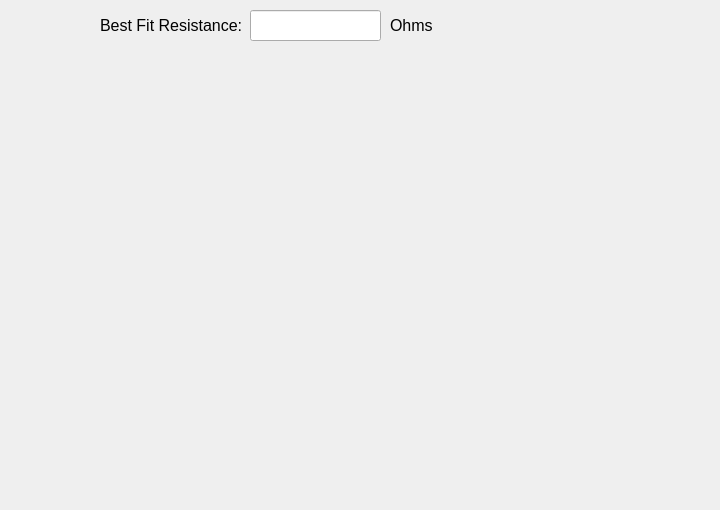
            <widget class="QWidget" name="tab_9">
             <attribute name="title">
              <string>Third Period Plot</string>
             </attribute>
             <widget class="QLabel" name="label_41">
              <property name="geometry">
               <rect>
                <x>100</x>
                <y>10</y>
                <width>151</width>
                <height>31</height>
               </rect>
              </property>
              <property name="font">
               <font>
                <pointsize>12</pointsize>
               </font>
              </property>
              <property name="text">
               <string>Best Fit Resistance:</string>
              </property>
             </widget>
             <widget class="QLineEdit" name="lineEdit_bfr_third">
              <property name="geometry">
               <rect>
                <x>250</x>
                <y>10</y>
                <width>131</width>
                <height>31</height>
               </rect>
              </property>
              <property name="font">
               <font>
                <pointsize>12</pointsize>
               </font>
              </property>
              <property name="text">
               <string/>
              </property>
             </widget>
             <widget class="QLabel" name="label_resistance_unit_third">
              <property name="geometry">
               <rect>
                <x>390</x>
                <y>10</y>
                <width>51</width>
                <height>31</height>
               </rect>
              </property>
              <property name="font">
               <font>
                <pointsize>12</pointsize>
               </font>
              </property>
              <property name="text">
               <string>Ohms</string>
              </property>
             </widget>
             <widget class="QWidget" name="widget_third" native="true">
              <property name="geometry">
               <rect>
                <x>0</x>
                <y>50</y>
                <width>711</width>
                <height>451</height>
               </rect>
              </property>
              <property name="sizePolicy">
               <sizepolicy hsizetype="Expanding" vsizetype="Minimum">
                <horstretch>0</horstretch>
                <verstretch>0</verstretch>
               </sizepolicy>
              </property>
              <widget class="MatplotlibWidget" name="mplwidget_third">
               <property name="geometry">
                <rect>
                 <x>200</x>
                 <y>140</y>
                 <width>151</width>
                 <height>91</height>
                </rect>
               </property>
               <property name="sizePolicy">
                <sizepolicy hsizetype="Preferred" vsizetype="Preferred">
                 <horstretch>0</horstretch>
                 <verstretch>0</verstretch>
                </sizepolicy>
               </property>
              </widget>
             </widget>
            </widget>
